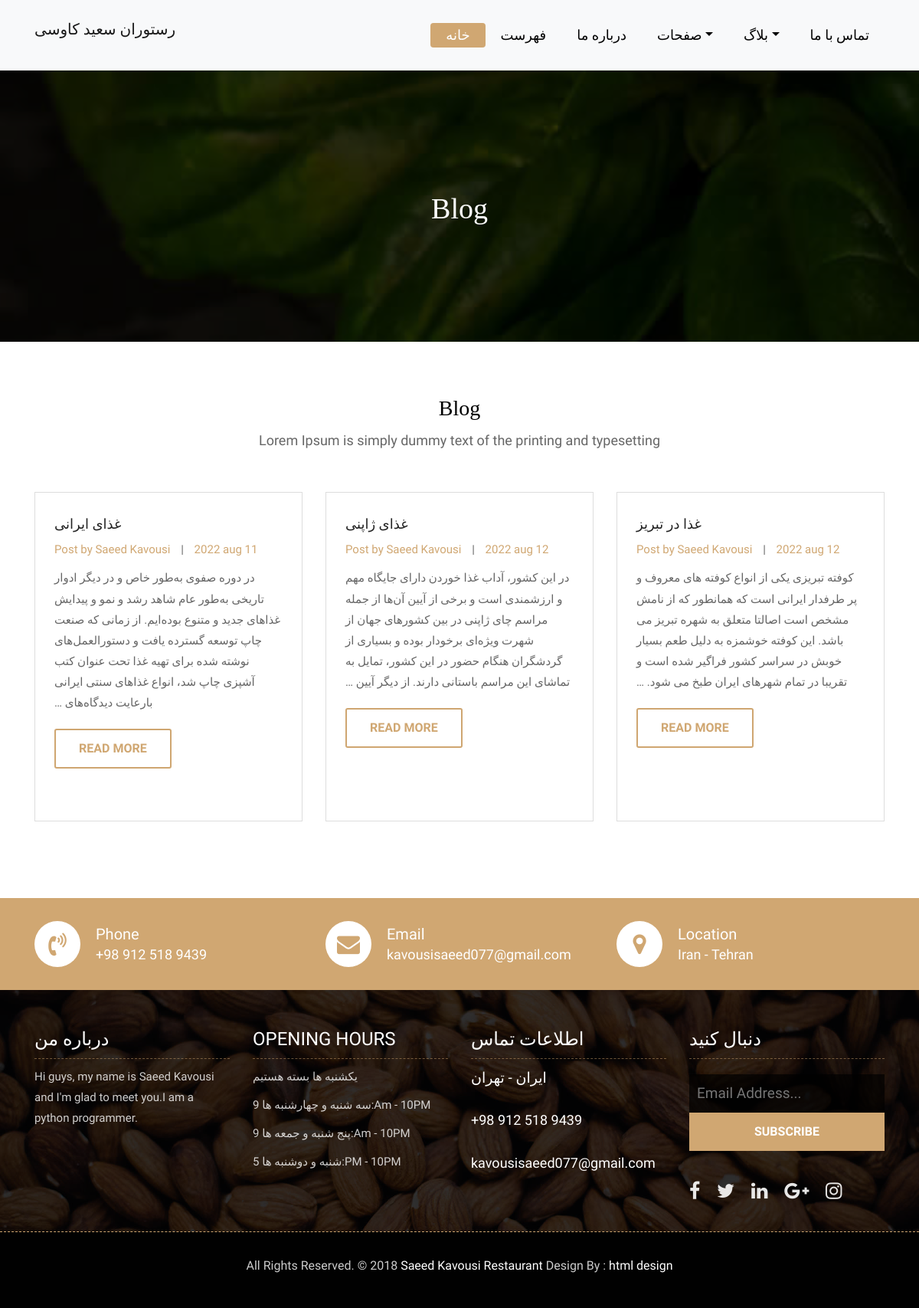
Screenshot of /blog/ with the database file from the repository.
### blog/models.py (models this page shows, shortened)
class Blog(models.Model):
    title = models.CharField(_("عنوان"), max_length=50)
    description = models.CharField(_("توضیحات"), max_length=100)
    content = models.TextField(_("متن"))
    created_at = models.DateTimeField(_("زمان انتشار"), default=timezone.now)
    author = models.ForeignKey(User, verbose_name=_("نویسنده"), on_delete=models.CASCADE)
    image = models.ImageField(_("تصویر"), upload_to="blogs/", blank=True, null=True)
    category = models.ForeignKey("Category", related_name="blog", verbose_name=_("دسته بندی"), on_delete=models.CASCADE, blank=True, null=True)
    tags = models.ManyToManyField("Tag", verbose_name=_("تگ ها"), related_name="blog",blank=True, null=True)

### blog/views.py (the view)
# urls.py: path("", views.blog_list, name="blog_list"),
def blog_list(request):
    blogs = Blog.objects.all()
    context = {
        "blogs": blogs
    }
    return render(request, "blog/blog_list.html", context)

### blog/templates/blog/blog_list.html (shortened to what this page needs)
{% extends "base.html" %}
{% load static %}
{% block content %}
	<div class="all-page-title page-breadcrumb">
		<div class="container text-center">
			<div class="row">
				<div class="col-lg-12">
					<h1>Blog</h1>
				</div>
			</div>
		</div>
	</div>
	<div class="blog-box">
		<div class="container">
			<div class="row">
				<div class="col-lg-12">
					<div class="heading-title text-center">
						<h2>Blog</h2>
						<p>Lorem Ipsum is simply dummy text of the printing and typesetting</p>
					</div>
				</div>
			</div>
			<div class="row">
                {% for blog in blogs %}
                    <div class="col-lg-4 col-md-6 col-12">
					<div class="blog-box-inner">
						<div class="blog-img-box">
						</div>
						<div class="blog-detail">
							<h4>{{ blog.title}}</h4>
							<ul>
								<li><span>Post by {{ blog.author.first_name }} {{ blog.author.last_name}}</span></li>
								<li>|</li>
								<li><span>{{ blog.created_at|date:"Y b d" }}</span></li>
							</ul>
							<p dir="rtl">{{ blog.content|truncatewords:50 }} </p>
							<a class="btn btn-lg btn-circle btn-outline-new-white" href="{% url 'blog:blog_detail' blog.id %}">Read More</a>
						</div>
					</div>
				</div>
                {% endfor %}
			</div>
		</div>
	</div>
{% endblock content %}

### static/css/style.css (style rules this page uses)
body { color: #666666; font-size: 15px; font-family: 'Athiti', sans-serif; line-height: 1.80857; }
a { color: #1f1f1f; text-decoration: none !important; outline: none !important; -webkit-transition: all .3s ease-in-out; -moz-transition: all .3s ease-in-out; -ms-transition: all .3s ease-in-out; -o-transition: all .3s ease-in-out; transition: all .3s ease-in-out; }
h1, h2, h3, h4, h5, h6 { letter-spacing: 0; font-weight: normal; position: relative; padding: 0 0 10px 0; font-weight: normal; line-height: 120% !important; color: #1f1f1f; margin: 0 }
h1 { font-size: 24px }
h2 { font-size: 22px }
h4 { font-size: 16px }
a { color: #1f1f1f; text-decoration: none; outline: none; }
a, .btn { text-decoration: none !important; outline: none !important; -webkit-transition: all .3s ease-in-out; -moz-transition: all .3s ease-in-out; -ms-transition: all .3s ease-in-out; -o-transition: all .3s ease-in-out; transition: all .3s ease-in-out; }
ul, li, ol { list-style: none; margin: 0px; padding: 0px; }
.btn { text-transform: uppercase; padding: 19px 36px; }
.btn { display: inline-block; font-weight: 600; text-align: center; white-space: nowrap; vertical-align: middle; -webkit-user-select: none; -moz-user-select: none; -ms-user-select: none; user-select: none; border: 2px solid transparent; padding: 12px 30px; font-size: 16px; line-height: 1.5; border-radius: .1875rem; transition: color .15s ease-in-out, background-color .15s ease-in-out, border-color .15s ease-in-out, box-shadow .15s ease-in-out; }
.btn-outline-new-white { color: #fff; background-color: transparent; background-image: none; border-color: #cfa671; }
.heading-title { margin-bottom: 50px; }
.heading-title h2 { color: #010101; font-size: 28px; font-family: 'Arbutus Slab', serif; }
.heading-title p { font-size: 18px; font-weight: 200; margin: 0px; }
.page-breadcrumb { padding: 250px 0 150px; background: url(../images/all-bg.jpg) no-repeat; background-attachment: fixed; background-size: cover; background-position: 0 0; position: relative; }
.all-page-title .container { position: relative; z-index: 2; }
.all-page-title::before { background: #010101; content: ""; height: 100%; left: 0; position: absolute; top: 0; width: 100%; z-index: 1; opacity: 0.8; }
.all-page-title h1 { font-size: 38px; color: #ffffff; font-family: 'Arbutus Slab', serif; padding: 0px; }
.blog-box { padding: 70px 0px; }
.blog-box-inner { position: relative; margin-bottom: 30px; }
.blog-box-inner .blog-img-box { position: relative; display: block; }
.blog-box-inner .blog-detail { position: absolute; top: 0; background: #fff; padding: 30px 25px; border: 1px solid #ddd; transition-duration: .5s; height: 100%; }
.blog-detail h4 { font-size: 18px; font-weight: 500; color: #222222; }
.blog-detail ul li { display: inline-block; padding: 0px 5px; }
.blog-detail ul li span { color: #d0a772; cursor: pointer; }
.blog-detail ul li:first-child { padding-left: 0px; }
.blog-detail p { padding: 10px 0px 0 0; margin: 0px; }
.blog-detail a { color: #d0a772; margin-top: 20px; }

### rows the page displays
Blog: title "غذای ایرانی", author.first_name "Saeed", author.last_name "Kavousi", created_at "2022 aug 11", content "در دوره صفوی به‌طور خاص و در دیگر ادوار تاریخی به‌طور عام شاهد رشد و نمو و پیدایش غذاهای جدید و متنوع بوده‌ایم. از زمانی که صنعت چاپ توسعه گسترده یافت و دستورالعمل‌های نوشته شده برای تهیه غذا تحت عنوان کتب آشپزی چاپ شد، انواع غذاهای سنتی ایرانی بارعایت دیدگاه‌های …"
Blog: title "غذای ژاپنی", author.first_name "Saeed", author.last_name "Kavousi", created_at "2022 aug 12", content "در این کشور، آداب غذا خوردن دارای جایگاه مهم و ارزشمندی است و برخی از آیین آن‌ها از جمله مراسم چای ژاپنی در بین کشورهای جهان از شهرت ویژه‌ای برخودار بوده و بسیاری از گردشگران هنگام حضور در این کشور، تمایل به تماشای این مراسم باستانی دارند. از دیگر آیین …"
Blog: title "غذا در تبریز", author.first_name "Saeed", author.last_name "Kavousi", created_at "2022 aug 12", content "کوفته تبریزی یکی از انواع کوفته های معروف و پر طرفدار ایرانی است که همانطور که از نامش مشخص است اصالتا متعلق به شهره تبریز می باشد. این کوفته خوشمزه به دلیل طعم بسیار خوبش در سراسر کشور فراگیر شده است و تقریبا در تمام شهرهای ایران طبخ می شود. …"
